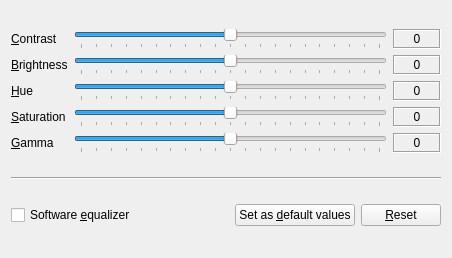
<?xml version="1.0" encoding="UTF-8"?>
<ui version="4.0">
 <class>VideoEqualizer2</class>
 <widget class="QWidget" name="VideoEqualizer2">
  <property name="geometry">
   <rect>
    <x>0</x>
    <y>0</y>
    <width>452</width>
    <height>258</height>
   </rect>
  </property>
  <property name="windowTitle">
   <string>Video Equalizer</string>
  </property>
  <layout class="QVBoxLayout" name="verticalLayout">
   <item>
    <layout class="QGridLayout" name="gridLayout">
     <item row="0" column="0">
      <widget class="QLabel" name="contrast_label">
       <property name="text">
        <string>&amp;Contrast</string>
       </property>
       <property name="buddy">
        <cstring>contrast_slider</cstring>
       </property>
      </widget>
     </item>
     <item row="0" column="1">
      <widget class="QSlider" name="contrast_slider">
       <property name="minimumSize">
        <size>
         <width>300</width>
         <height>0</height>
        </size>
       </property>
       <property name="minimum">
        <number>-100</number>
       </property>
       <property name="maximum">
        <number>100</number>
       </property>
       <property name="orientation">
        <enum>Qt::Horizontal</enum>
       </property>
       <property name="tickPosition">
        <enum>QSlider::TicksBelow</enum>
       </property>
      </widget>
     </item>
     <item row="0" column="2">
      <widget class="QLabel" name="contrast_indicator">
       <property name="minimumSize">
        <size>
         <width>48</width>
         <height>0</height>
        </size>
       </property>
       <property name="frameShape">
        <enum>QFrame::Box</enum>
       </property>
       <property name="frameShadow">
        <enum>QFrame::Sunken</enum>
       </property>
       <property name="text">
        <string>0</string>
       </property>
       <property name="alignment">
        <set>Qt::AlignCenter</set>
       </property>
      </widget>
     </item>
     <item row="1" column="0">
      <widget class="QLabel" name="brightness_label">
       <property name="text">
        <string>&amp;Brightness</string>
       </property>
       <property name="buddy">
        <cstring>brightness_slider</cstring>
       </property>
      </widget>
     </item>
     <item row="1" column="1">
      <widget class="QSlider" name="brightness_slider">
       <property name="minimumSize">
        <size>
         <width>300</width>
         <height>0</height>
        </size>
       </property>
       <property name="minimum">
        <number>-100</number>
       </property>
       <property name="maximum">
        <number>100</number>
       </property>
       <property name="orientation">
        <enum>Qt::Horizontal</enum>
       </property>
       <property name="tickPosition">
        <enum>QSlider::TicksBelow</enum>
       </property>
      </widget>
     </item>
     <item row="1" column="2">
      <widget class="QLabel" name="brightness_indicator">
       <property name="minimumSize">
        <size>
         <width>48</width>
         <height>0</height>
        </size>
       </property>
       <property name="frameShape">
        <enum>QFrame::Box</enum>
       </property>
       <property name="frameShadow">
        <enum>QFrame::Sunken</enum>
       </property>
       <property name="text">
        <string>0</string>
       </property>
       <property name="alignment">
        <set>Qt::AlignCenter</set>
       </property>
      </widget>
     </item>
     <item row="2" column="0">
      <widget class="QLabel" name="hue_label">
       <property name="text">
        <string>&amp;Hue</string>
       </property>
       <property name="buddy">
        <cstring>hue_slider</cstring>
       </property>
      </widget>
     </item>
     <item row="2" column="1">
      <widget class="QSlider" name="hue_slider">
       <property name="minimumSize">
        <size>
         <width>300</width>
         <height>0</height>
        </size>
       </property>
       <property name="minimum">
        <number>-100</number>
       </property>
       <property name="maximum">
        <number>100</number>
       </property>
       <property name="orientation">
        <enum>Qt::Horizontal</enum>
       </property>
       <property name="tickPosition">
        <enum>QSlider::TicksBelow</enum>
       </property>
      </widget>
     </item>
     <item row="2" column="2">
      <widget class="QLabel" name="hue_indicator">
       <property name="minimumSize">
        <size>
         <width>48</width>
         <height>0</height>
        </size>
       </property>
       <property name="frameShape">
        <enum>QFrame::Box</enum>
       </property>
       <property name="frameShadow">
        <enum>QFrame::Sunken</enum>
       </property>
       <property name="text">
        <string>0</string>
       </property>
       <property name="alignment">
        <set>Qt::AlignCenter</set>
       </property>
      </widget>
     </item>
     <item row="3" column="0">
      <widget class="QLabel" name="saturation_label">
       <property name="text">
        <string>&amp;Saturation</string>
       </property>
       <property name="buddy">
        <cstring>saturation_slider</cstring>
       </property>
      </widget>
     </item>
     <item row="3" column="1">
      <widget class="QSlider" name="saturation_slider">
       <property name="minimumSize">
        <size>
         <width>300</width>
         <height>0</height>
        </size>
       </property>
       <property name="minimum">
        <number>-100</number>
       </property>
       <property name="maximum">
        <number>100</number>
       </property>
       <property name="orientation">
        <enum>Qt::Horizontal</enum>
       </property>
       <property name="tickPosition">
        <enum>QSlider::TicksBelow</enum>
       </property>
      </widget>
     </item>
     <item row="3" column="2">
      <widget class="QLabel" name="saturation_indicator">
       <property name="minimumSize">
        <size>
         <width>48</width>
         <height>0</height>
        </size>
       </property>
       <property name="frameShape">
        <enum>QFrame::Box</enum>
       </property>
       <property name="frameShadow">
        <enum>QFrame::Sunken</enum>
       </property>
       <property name="text">
        <string>0</string>
       </property>
       <property name="alignment">
        <set>Qt::AlignCenter</set>
       </property>
      </widget>
     </item>
     <item row="4" column="0">
      <widget class="QLabel" name="gamma_label">
       <property name="text">
        <string>&amp;Gamma</string>
       </property>
       <property name="buddy">
        <cstring>gamma_slider</cstring>
       </property>
      </widget>
     </item>
     <item row="4" column="1">
      <widget class="QSlider" name="gamma_slider">
       <property name="minimumSize">
        <size>
         <width>300</width>
         <height>0</height>
        </size>
       </property>
       <property name="minimum">
        <number>-100</number>
       </property>
       <property name="maximum">
        <number>100</number>
       </property>
       <property name="orientation">
        <enum>Qt::Horizontal</enum>
       </property>
       <property name="tickPosition">
        <enum>QSlider::TicksBelow</enum>
       </property>
      </widget>
     </item>
     <item row="4" column="2">
      <widget class="QLabel" name="gamma_indicator">
       <property name="minimumSize">
        <size>
         <width>48</width>
         <height>0</height>
        </size>
       </property>
       <property name="frameShape">
        <enum>QFrame::Box</enum>
       </property>
       <property name="frameShadow">
        <enum>QFrame::Sunken</enum>
       </property>
       <property name="text">
        <string>0</string>
       </property>
       <property name="alignment">
        <set>Qt::AlignCenter</set>
       </property>
      </widget>
     </item>
    </layout>
   </item>
   <item>
    <widget class="Line" name="line">
     <property name="orientation">
      <enum>Qt::Horizontal</enum>
     </property>
    </widget>
   </item>
   <item>
    <layout class="QHBoxLayout" name="horizontalLayout">
     <item>
      <widget class="QCheckBox" name="bysoftware_check">
       <property name="sizePolicy">
        <sizepolicy hsizetype="MinimumExpanding" vsizetype="Fixed">
         <horstretch>0</horstretch>
         <verstretch>0</verstretch>
        </sizepolicy>
       </property>
       <property name="text">
        <string>Software &amp;equalizer</string>
       </property>
      </widget>
     </item>
     <item>
      <widget class="QPushButton" name="makedefault_button">
       <property name="text">
        <string>Set as &amp;default values</string>
       </property>
      </widget>
     </item>
     <item>
      <widget class="QPushButton" name="reset_button">
       <property name="text">
        <string>&amp;Reset</string>
       </property>
      </widget>
     </item>
    </layout>
   </item>
  </layout>
 </widget>
 <tabstops>
  <tabstop>contrast_slider</tabstop>
  <tabstop>brightness_slider</tabstop>
  <tabstop>hue_slider</tabstop>
  <tabstop>saturation_slider</tabstop>
  <tabstop>gamma_slider</tabstop>
  <tabstop>bysoftware_check</tabstop>
  <tabstop>makedefault_button</tabstop>
  <tabstop>reset_button</tabstop>
 </tabstops>
 <resources/>
 <connections/>
</ui>
